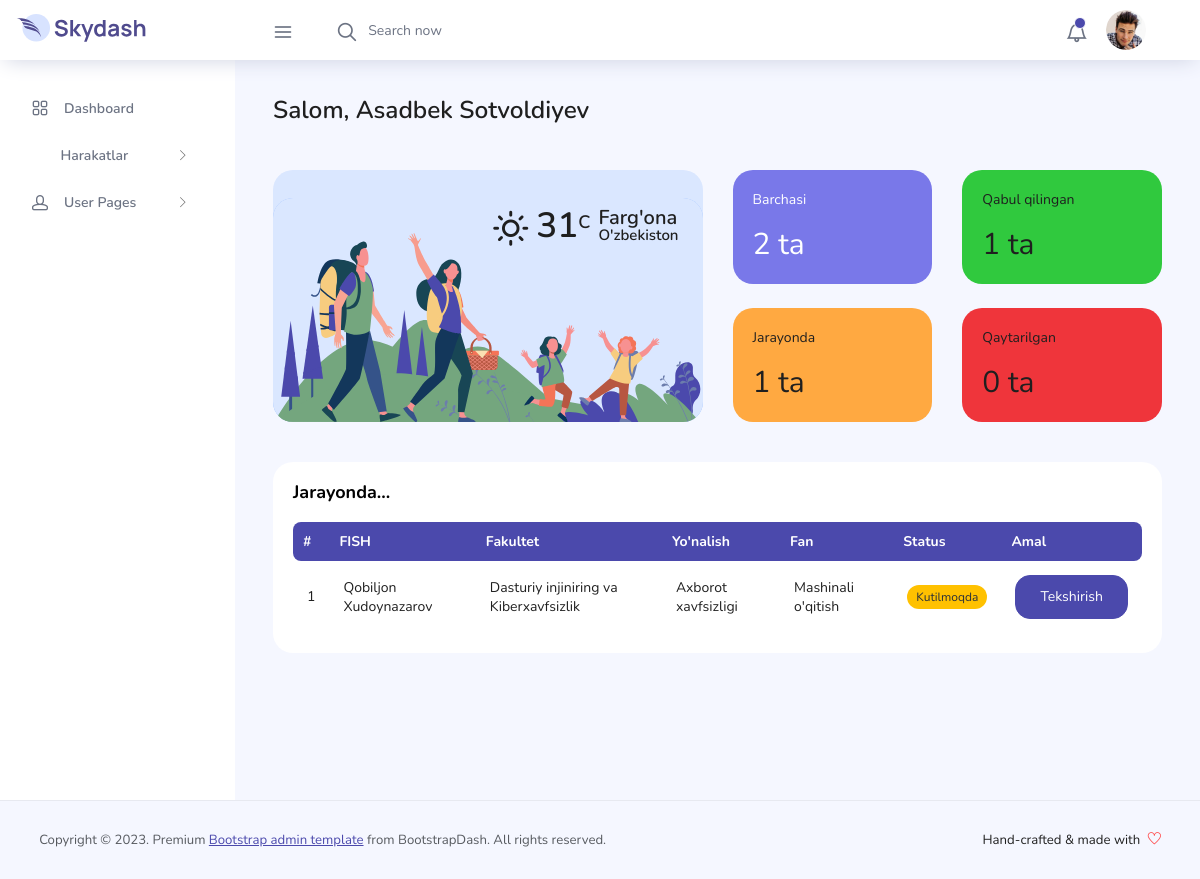
The app's page /receiver/ (signed in) with its own data.
### user/models.py (models this page shows, shortened)
class User(AbstractUser):
    ROLES_CHOICES = (
        (ADMIN, ADMIN),
        (TEACHER, TEACHER),
        (DEPARTMENT, DEPARTMENT),
        (DEAN, DEAN),
        (STUDY_HEAD, STUDY_HEAD),
        (PRORECTOR, PRORECTOR),
    )
    image = models.ImageField(upload_to='users/profile/', null=True, blank=True)
    role = models.CharField(max_length=20, choices=ROLES_CHOICES)
    faculty = models.ForeignKey(Faculty, on_delete=models.SET_NULL, null=True, blank=True)
    field = models.ForeignKey(Field, on_delete=models.SET_NULL, null=True, blank=True)

class Document(models.Model):
    STATUS_CHOICES = (
        (WAITING, WAITING),
        (CANCELLED, CANCELLED),
        (ACCEPTED, ACCEPTED),
        (NO_PROCESS, NO_PROCESS),
    )
    subject = models.ForeignKey(Subject, on_delete=models.CASCADE, verbose_name="Subject")
    user = models.ForeignKey(User, on_delete=models.CASCADE, verbose_name="User")
    sillabus_file = models.FileField(upload_to='document/sillabus/')
    department_head_sign = models.CharField(max_length=30, choices=STATUS_CHOICES, default=NO_PROCESS)
    dean_sign = models.CharField(max_length=30, choices=STATUS_CHOICES, default=NO_PROCESS)
    study_head_sign = models.CharField(max_length=30, choices=STATUS_CHOICES, default=NO_PROCESS)
    study_prorector_sign = models.CharField(max_length=30, choices=STATUS_CHOICES, default=NO_PROCESS)
    overall = models.CharField(max_length=30, choices=STATUS_CHOICES, default=NO_PROCESS)
    document_comment = models.TextField(blank=True, null=True)
    status = models.BooleanField(default=False)
    created_at = models.DateTimeField(auto_now_add=True)
    updated_at = models.DateTimeField(auto_now=True)
    class Meta:
        verbose_name = 'Document'
        verbose_name_plural = 'Documents'
        ordering = ['-updated_at']

class Faculty(models.Model):
    name = models.CharField(max_length=255)
    logo = models.ImageField(upload_to='faculty/logo/', blank=True, null=True)
    status = models.PositiveIntegerField()
    created_at = models.DateTimeField(auto_now_add=True)
    updated_at = models.DateTimeField(auto_now=True)
    def __str__(self):
        return self.name
    class Meta:
        verbose_name = 'Faculty'
        verbose_name_plural = 'Faculties'

class Field(models.Model):
    faculty = models.ForeignKey(Faculty, on_delete=models.CASCADE, verbose_name="Fakultet")
    name = models.CharField(max_length=255)
    logo = models.ImageField(upload_to='field/logo/')
    status = models.PositiveIntegerField()
    created_at = models.DateTimeField(auto_now_add=True)
    updated_at = models.DateTimeField(auto_now=True)
    def __str__(self):
        return self.name
    class Meta:
        verbose_name = 'Field'
        verbose_name_plural = 'Fields'

class Subject(models.Model):
    field = models.ForeignKey(Field, on_delete=models.CASCADE, verbose_name="Field")
    faculty = models.ForeignKey(Faculty, on_delete=models.CASCADE, verbose_name="Faculty")
    name = models.CharField(max_length=255)
    sample_file = models.FileField(upload_to='subject/file/')
    status = models.PositiveIntegerField()
    created_at = models.DateTimeField(auto_now_add=True)
    updated_at = models.DateTimeField(auto_now=True)
    def __str__(self):
        return self.name
    class Meta:
        verbose_name = 'Subject'
        verbose_name_plural = 'Subjects'

### receiver/views.py (the view, shortened to what this page needs)
# urls.py: path('', DashboardView.as_view(), name='dashboard'),
class DashboardView(ReceiverMixin, View):
    def get(self, request):
        user = request.user
        waiting_documents = None
        all = 0
        waiting = 0
        accepted = 0
        cancelled = 0
        if user.role == DEPARTMENT:
            waiting_documents = Document.objects.filter(department_head_sign=WAITING)
            all = Document.objects.exclude(department_head_sign=NO_PROCESS).count()
            waiting = waiting_documents.count()
            accepted = Document.objects.filter(department_head_sign=ACCEPTED).count()
            cancelled = Document.objects.filter(department_head_sign=CANCELLED).count()
        elif user.role == DEAN:
            waiting_documents = Document.objects.filter(dean_sign=WAITING)
            all = Document.objects.exclude(dean_sign=NO_PROCESS).count()
            waiting = waiting_documents.count()
            accepted = Document.objects.filter(dean_sign=ACCEPTED).count()
            cancelled = Document.objects.filter(dean_sign=CANCELLED).count()
        statistics = {
            "all": all,
            "waiting": waiting,
            "accepted": accepted,
            "cancelled": cancelled
        }
        data = {
            "waiting_documents": waiting_documents,
            "statistics": statistics,
        }
        return render(request, "receiver/index.html", context=data)

### shared/mixins.py (called while the page is built)
    def dispatch(self, request, *args, **kwargs):
        if not request.user.is_authenticated:
            return HttpResponseRedirect(reverse('user:login'))
        if self.role and request.user.role != self.role:
            return HttpResponseRedirect(reverse(self.redirect_url))
        if self.roles and request.user.role not in self.roles:
            return HttpResponseRedirect(reverse(self.redirect_url))
        return super().dispatch(request, *args, **kwargs)

### receiver/templates/receiver/index.html (shortened to what this page needs)
{% extends 'base2.html' %}
{% load static %}
{% block content %}
    {% include 'receiver_components/navbar.html' %}
    <div class="container-fluid page-body-wrapper">
        {% include 'receiver_components/sidebar.html' %}
        <div class="main-panel">
            <div class="content-wrapper">
                <div class="row">
                    <div class="col-md-12 grid-margin">
                        <div class="row">
                            <div class="col-12 col-xl-8 mb-4 mb-xl-0">
                                <h3 class="font-weight-bold">Salom, {{ request.user.get_full_name }}</h3>
                            </div>
                        </div>
                    </div>
                </div>
                <div class="row">
                    <div class="col-md-6 grid-margin stretch-card">
                        <div class="card tale-bg">
                            <div class="card-people mt-auto">
                                <img src="{% static 'main/images/dashboard/people.svg' %}" alt="people">
                                <div class="weather-info">
                                    <div class="d-flex">
                                        <div>
                                            <h2 class="mb-0 font-weight-normal"><i
                                                    class="icon-sun me-2"></i>31<sup>C</sup></h2>
                                        </div>
                                        <div class="ms-2">
                                            <h4 class="location font-weight-normal">Farg'ona</h4>
                                            <h6 class="font-weight-normal">O'zbekiston</h6>
                                        </div>
                                    </div>
                                </div>
                            </div>
                        </div>
                    </div>
                    <div class="col-md-6 grid-margin transparent">
                        <div class="row">
                            <div class="col-md-6 mb-4 stretch-card transparent">
                                <div class="card card-light-blue">
                                    <div class="card-body">
                                        <p class="mb-4">Barchasi</p>
                                        <p class="fs-30 mb-2">{{ statistics.all }} ta</p>
                                    </div>
                                </div>
                            </div>
                            <div class="col-md-6 mb-4 stretch-card transparent">
                                <div class="card" style="background-color: #30c93e">
                                    <div class="card-body">
                                        <p class="mb-4">Qabul qilingan</p>
                                        <p class="fs-30 mb-2">{{ statistics.accepted }} ta</p>
                                    </div>
                                </div>
                            </div>
                        </div>
                        <div class="row">
                            <div class="col-md-6 mb-4 mb-lg-0 stretch-card transparent">
                                <div class="card" style="background-color: #ffa941">
                                    <div class="card-body">
                                        <p class="mb-4">Jarayonda</p>
                                        <p class="fs-30 mb-2">{{ statistics.waiting }} ta</p>
                                    </div>
                                </div>
                            </div>
                            <div class="col-md-6 stretch-card transparent">
                                <div class="card" style="background-color: #ef353b">
                                    <div class="card-body">
                                        <p class="mb-4">Qaytarilgan</p>
                                        <p class="fs-30 mb-2">{{ statistics.cancelled }} ta</p>
                                    </div>
                                </div>
                            </div>
                        </div>
                    </div>
                </div>
                <div class="row">
                    <div class="col-md-12 grid-margin stretch-card">
                        <div class="card">
                            <div class="card-body">
                                <p class="card-title">Jarayonda...</p>
                                <div class="row">
                                    <div class="col-12">
                                        <div class="table-responsive">
                                            <table id="example" class="display expandable-table" style="width:100%">
                                                <thead>
                                                <tr>
                                                    <th>#</th>
                                                    <th>FISH</th>
                                                    <th>Fakultet</th>
                                                    <th>Yo'nalish</th>
                                                    <th>Fan</th>
                                                    <th>Status</th>
                                                    <th>Amal</th>
                                                </tr>
                                                </thead>
                                                <tbody>
                                                {% for document in waiting_documents %}
                                                    <tr>
                                                        <td>{{ forloop.counter }}</td>
                                                        <td>{{ document.user.first_name }} {{ document.user.last_name }}</td>
                                                        <td>{{ document.user.faculty }}</td>
                                                        <td>{{ document.user.field }}</td>
                                                        <td>{{ document.subject }}</td>
                                                        <td>
                                                            <span class="badge bg-warning text-dark">Kutilmoqda</span>
                                                        </td>
                                                        <td> <a class="btn btn-primary" href="{% url 'receiver:receive' document.id %}">Tekshirish</a> </td>
                                                    </tr>
                                                {% endfor %}
                                                </tbody>
                                            </table>
                                        </div>
                                    </div>
                                </div>
                            </div>
                        </div>
                    </div>
                </div>
            </div>
        </div>
    </div>
    {% include 'receiver_components/footer.html' %}
{% endblock %}

### records on screen
User: user.get_full_name "Asadbek Sotvoldiyev"
Document: user.first_name "Qobiljon", user.last_name "Xudoynazarov", user.faculty "Dasturiy injiniring va Kiberxavfsizlik", user.field "Axborot xavfsizligi", subject "Mashinali o'qitish"

### other values on screen
{{ statistics.all }} "2"
{{ statistics.accepted }} "1"
{{ statistics.waiting }} "1"
{{ statistics.cancelled }} "0"
